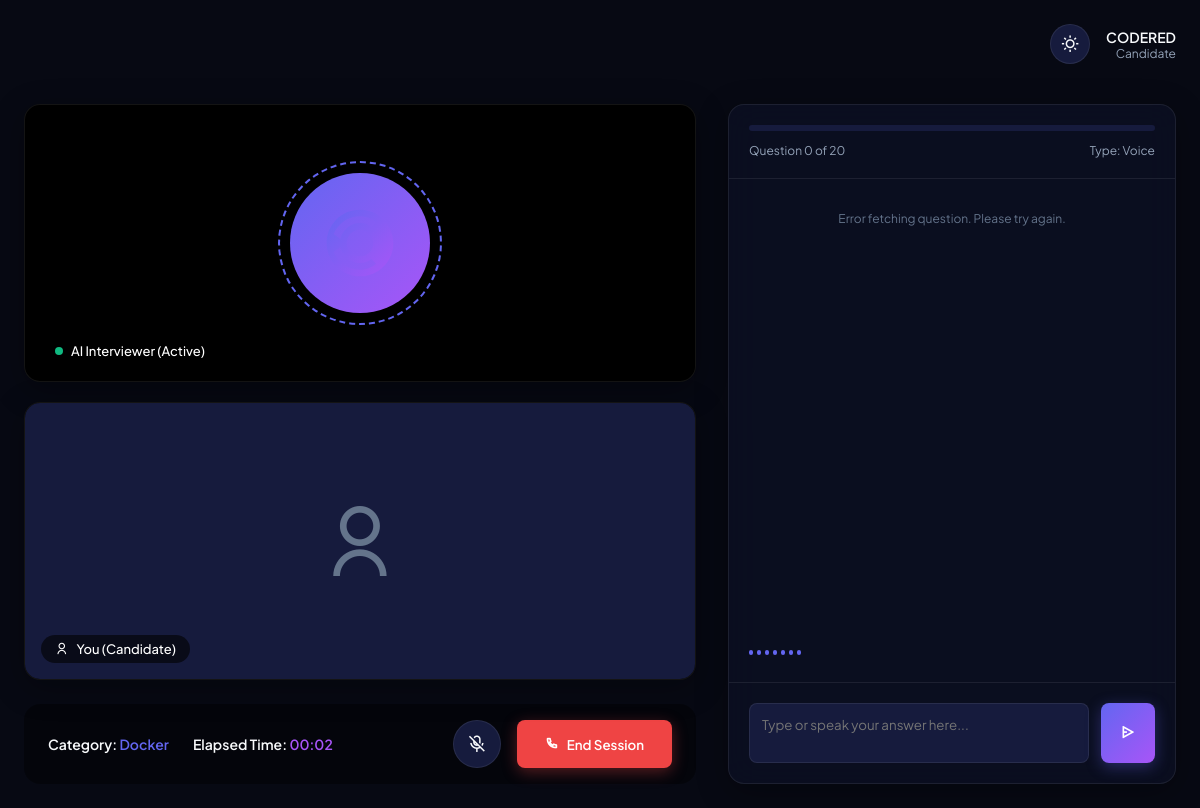
The app's page /interview/7 (signed in) with its own data.
### tables this page shows
CREATE TABLE users (
    id INTEGER PRIMARY KEY AUTOINCREMENT,
    username TEXT UNIQUE NOT NULL,
    email TEXT UNIQUE NOT NULL,
    password_hash TEXT NOT NULL,
    api_key TEXT,
    created_at TIMESTAMP DEFAULT CURRENT_TIMESTAMP
);

CREATE TABLE interviews (
    id INTEGER PRIMARY KEY AUTOINCREMENT,
    user_id INTEGER NOT NULL,
    category TEXT NOT NULL,
    experience_level TEXT NOT NULL,
    difficulty TEXT NOT NULL,
    num_questions INTEGER NOT NULL,
    interview_type TEXT NOT NULL,
    overall_score REAL,
    technical_score REAL,
    communication_score REAL,
    problem_solving_score REAL,
    confidence_score REAL,
    grammar_score REAL,
    professionalism_score REAL,
    strengths TEXT,
    weaknesses TEXT,
    topics_to_improve TEXT,
    learning_path TEXT,
    hiring_recommendation TEXT,
    summary TEXT,
    duration_seconds INTEGER DEFAULT 0,
    status TEXT DEFAULT 'started',
    created_at TIMESTAMP DEFAULT CURRENT_TIMESTAMP,
    FOREIGN KEY (user_id) REFERENCES users (id) ON DELETE CASCADE
);

### app.py (the view)
@app.route("/interview/<int:interview_id>")
@login_required
def interview(interview_id):
    interview_data = query_db(
        "SELECT * FROM interviews WHERE id = ? AND user_id = ?",
        (interview_id, current_user.id),
        one=True
    )
    if not interview_data:
        return redirect(url_for("dashboard"))
    return render_template("interview.html", interview=interview_data)

### app.py (called while the page is built)
@login_manager.user_loader
def load_user(user_id):
    return get_user_by_id(user_id)

### database.py (called while the page is built)
def get_db_connection():
    connection = sqlite3.connect(Config.DATABASE_PATH)
    connection.row_factory = sqlite3.Row
    connection.execute("PRAGMA foreign_keys = ON")
    return connection

def query_db(query, args=(), one=False):
    connection = get_db_connection()
    cursor = connection.execute(query, args)
    rows = cursor.fetchall()
    connection.commit()
    connection.close()
    return (rows[0] if rows else None) if one else rows

def get_user_by_id(user_id):
    row = query_db("SELECT * FROM users WHERE id = ?", (user_id,), one=True)
    if row:
        return User(
            row["id"],
            row["username"],
            row["email"],
            row["password_hash"],
            row["api_key"],
            row["created_at"]
        )
    return None

### templates/interview.html (shortened to what this page needs)
{% extends "base.html" %}
{% block content %}
<div class="interview-screen-container">
    <div class="video-conference-area">
        <div class="video-grid">
            <div class="glass-card video-panel" id="aiPanel">
                <div class="ai-avatar-container">
                </div>
                <div class="video-label">
                    <span style="display:inline-block; width:8px; height:8px; background:var(--success); border-radius:50%;"></span>
                    AI Interviewer (Active)
                </div>
            </div>
            <div class="glass-card video-panel" id="userPanel">
                <div id="candidateAvatarFallback" style="display: none; width: 100%; height: 100%; align-items: center; justify-content: center; background: var(--bg-tertiary);">
                    <i class="ri-user-line" style="font-size: 80px; color: var(--text-muted);"></i>
                </div>
                <div class="video-label">
                    <i class="ri-user-line" style="color:#ffffff;"></i>
                    You (Candidate)
                </div>
            </div>
        </div>
        <div class="interview-controls">
            <div style="display: flex; align-items: center; gap: 24px;">
                <div style="font-size: 14px; font-weight: 600;">
                    Category: <span style="color: var(--accent-indigo);">{{ interview.category }}</span>
                </div>
                <div style="font-size: 14px; font-weight: 600;">
                    Elapsed Time: <span id="interviewTimer" style="color: var(--accent-purple);">00:00</span>
                </div>
            </div>
            <div style="display: flex; gap: 16px;">
                <button class="control-btn" id="toggleMicBtn" title="Mute/Unmute microphone">
                    <i class="ri-mic-off-line"></i>
                </button>
                <button class="btn-primary" id="endInterviewBtn" style="background: var(--danger); box-shadow: 0 4px 15px rgba(239, 68, 68, 0.35);">
                    <i class="ri-phone-line"></i> End Session
                </button>
            </div>
        </div>
    </div>
    <div class="glass-card chat-side-panel">
        <div style="padding: 20px; border-bottom: 1px solid var(--glass-border);">
            <div class="progress-container" style="margin-bottom: 12px;">
            </div>
            <div style="display: flex; justify-content: space-between; font-size: 12px; color: var(--text-secondary);">
                <span id="progressBarLabel">Question 0 of {{ interview.num_questions }}</span>
                <span>Type: {{ interview.interview_type }}</span>
            </div>
        </div>
        <div class="chat-messages" id="chatMessages">
        </div>
        <div style="padding: 0 20px 10px 20px;">
            <div class="wave-container" id="visualWave">
                <div class="wave-bar"></div>
                <div class="wave-bar"></div>
                <div class="wave-bar"></div>
                <div class="wave-bar"></div>
                <div class="wave-bar"></div>
                <div class="wave-bar"></div>
                <div class="wave-bar"></div>
            </div>
        </div>
        <div class="chat-input-area">
            <textarea id="answerInput" class="form-input" placeholder="Type or speak your answer here..." style="resize: none; height: 60px; padding: 12px;"></textarea>
            <button class="btn-primary" id="submitAnswerBtn" style="height: 60px; padding: 0 20px;">
                <i class="ri-send-plane-2-line"></i>
            </button>
        </div>
    </div>
</div>
{% endblock %}

### templates/base.html (shortened to what this page needs)
<!DOCTYPE html>
<html lang="en" data-theme="dark">
<head>
    <link href="https://cdn.jsdelivr.net/npm/remixicon@4.2.0/fonts/remixicon.css" rel="stylesheet">
    <link rel="stylesheet" href="{{ url_for('static', filename='css/style.css') }}">
</head>
<body>
    {% if current_user.is_authenticated and not hide_sidebar %}
    <div class="app-container">
        <main class="main-content">
            <header class="topbar">
                <div class="user-profile-menu">
                    <button class="theme-toggle-btn" id="themeToggle">
                        <i class="ri-sun-line"></i>
                    </button>
                    <div style="display: flex; flex-direction: column; align-items: flex-end;">
                        <span style="font-weight: 600; font-size: 14px;">{{ current_user.username }}</span>
                        <span style="font-size: 12px; color: var(--text-secondary);">Candidate</span>
                    </div>
                </div>
            </header>
            {% block content %}{% endblock %}
        </main>
    </div>
    {% else %}
        {% block public_content %}{% endblock %}
    {% endif %}
</body>
</html>

### templates/interview.html (style rules this page uses)
.main-content { margin-left: 0 !important; width: 100% !important; padding: 24px !important; }

### records on screen
users: username "CODERED"
interviews: category "Docker", num_questions "20", interview_type "Voice"
